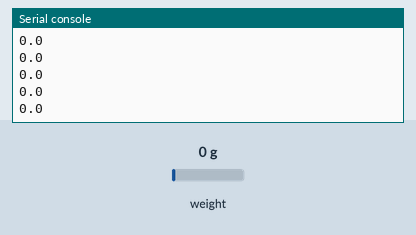
This program was run on a simulated MicroPython board. Parts: the last lines printed to the serial console. Inputs (shaded band) come from the test bench; at power-on: weight on the scale 0 g.

Above: at 2.7 s.
2.8 s: weight on the scale set to 100 g
At 3.06 s:
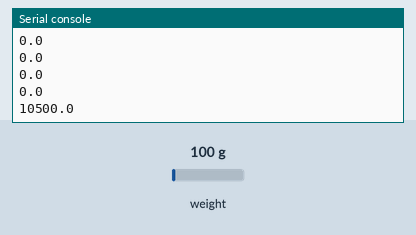
4.3 s: weight on the scale set to 1250 g
At 4.46 s:
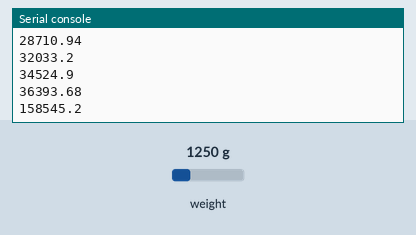
Timing chart, 0 to 7.3 s (numbered marks = the images above; inputs shaded):
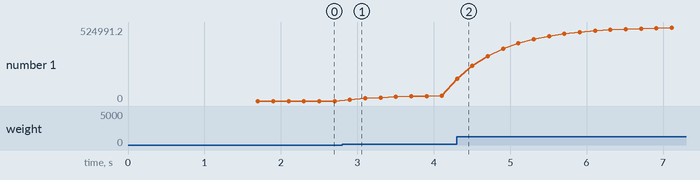

The program:

weight.py
```python
import time

# mpremote mip install https://github.com/robert-hh/hx711/raw/refs/heads/master/hx711_gpio.py
from hx711_gpio import HX711
from machine import Pin

pin_OUT = Pin(14, Pin.IN, pull=Pin.PULL_DOWN)
pin_SCK = Pin(17, Pin.OUT)

hx711 = HX711(pin_SCK, pin_OUT)

hx711.tare()

while True:
    value = hx711.read()
    value = hx711.get_value()
    print(value)
    time.sleep(0.1)
```

Measured:
- after the input at 2.8 s, the serial console: prints a new line after 0.10 s (image 1)
- after the input at 4.3 s, the serial console: prints a new line at once (image 2)
- plotted number 1: 0 → 36393.68 after the input at 2.8 s, 36393.68 → 524991.2 after the input at 4.3 s
